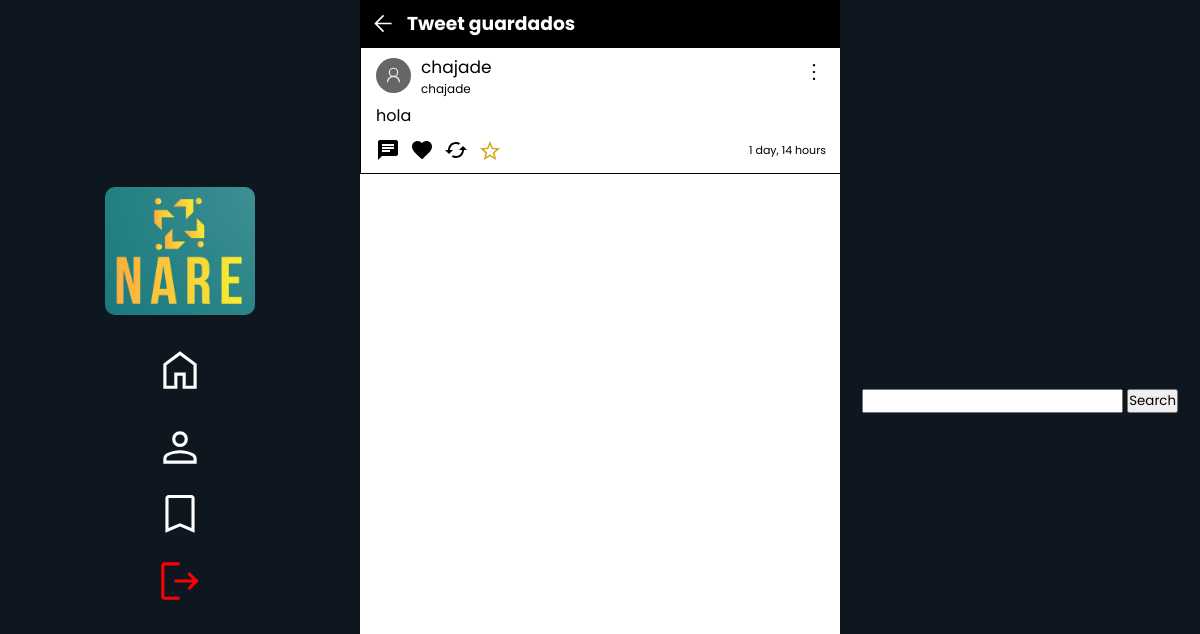
Before: /keepTweets/13 (signed in) with the older database file.
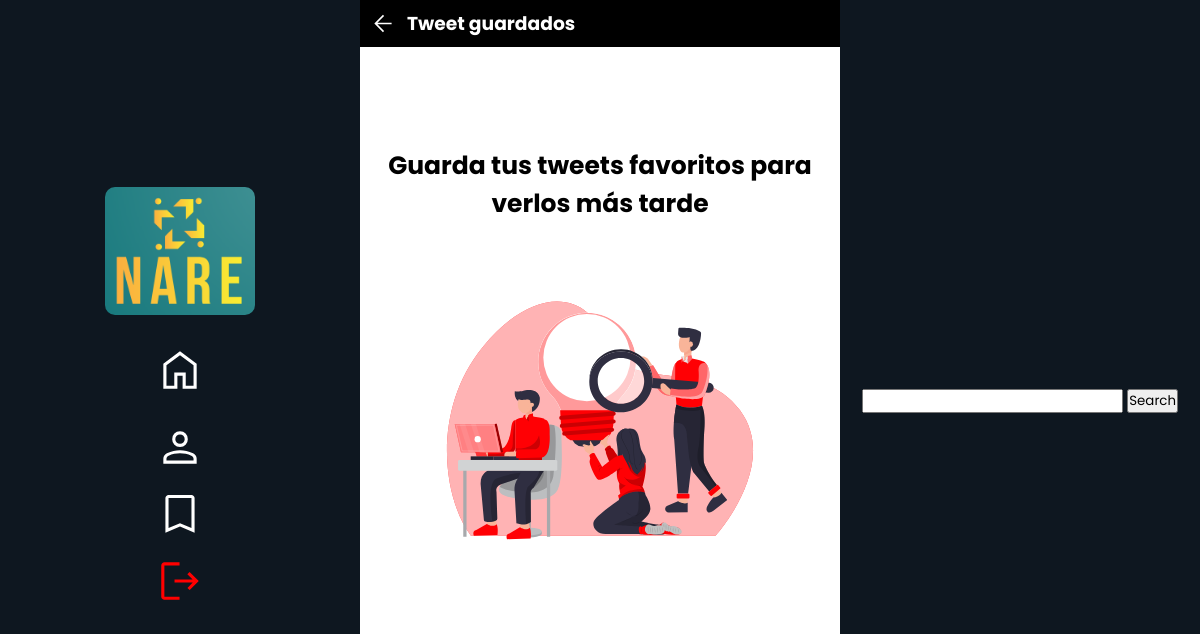
After: the same page with the newer database file.
### tweets/models.py (models this page shows)
class Tweet(models.Model):
    user = models.ForeignKey(User, null=True, on_delete=models.CASCADE)
    content = models.TextField(max_length=180)
    created_at = models.DateTimeField(auto_now_add=True)
    likes = models.IntegerField(default=0)
    likes_users = models.ManyToManyField(User, related_name="likes_tweets")
    retweets = models.IntegerField(default=0)
    parent_tweet = models.IntegerField(null=True)

### profiles/models.py (models this page shows, shortened)
class Profiles(models.Model):
    user = models.ForeignKey(User, null=True, on_delete=models.CASCADE )
    username = models.CharField(max_length=30, null=True, default="")
    keeps = models.ManyToManyField(Tweet, related_name='kept_by_profiles', blank=True)
    biography = models.TextField(max_length=250,  null=True, default="", blank=True)
    profileImage = models.ImageField(null=True, blank=True, upload_to='profileImages')
    profileBanner = models.ImageField(null=True, blank=True, upload_to='profileBanners')
    followers = models.IntegerField(default=0)
    followers_users = models.ManyToManyField('self', symmetrical=False, related_name="followage", blank=True)
    followed_users = models.ManyToManyField('self', symmetrical=False, related_name='following', blank=True)
    birthday = models.DateField(null=True)
    webSite = models.CharField(null=True, max_length=100)
    created_at = models.DateTimeField(auto_now_add=True)

### tweets/views.py (the view)
# urls.py: path('keepTweets/<int:id>', views.keeped, name="keeped")
@login_required
def keeped(request, id):
    profile = Profiles.objects.get(id=id)
    keptTweets = profile.keeps.all()
    return render(request, 'keptTweets.html', {
        'keeps': keptTweets,
        'profile': profile
    })

### tweets/templates/keptTweets.html (shortened to what this page needs)
{% extends 'base.html' %}{% load static %}
    {% block content %}
    <link rel="stylesheet" href="{% static 'globalFeed.css' %}" />
    <div class="containerKept">
      <div class="backNav">
        <div class="firstNav">
            <a href="#" onclick="volverAlTweetAnterior();"><svg xmlns="http://www.w3.org/2000/svg" height="40" viewBox="0 96 1000 700" width="48"><path d="M480 896 160 576l320-320 42 42-248 248h526v60H274l248 248-42 42Z"/></svg></a>
            <h3>Tweet guardados</h3>
        </div>
    </div>
      {% if keeps.all|length == 0 %}
          <h2 style="margin-top: 100px">Guarda tus tweets favoritos para verlos más tarde</h2>
          <img src="{% static 'New-Startup-idea-searching.svg' %}" style="transform: scale(.7)">
      {% else %}
        {% for tweet in keeps %}
            {% include 'Tweet.html' %}
        {% endfor %}
      {% endif %}
    </div>
  </body>
  {% endblock %}

### tweets/templates/Tweet.html (shortened to what this page needs)
<a href="{% if tweet.tweet %}{% url 'tweetDetails' tweet.tweet.id %}{% else %}{% url 'tweetDetails' tweet.id %}{% endif %}" class="tweet">
    <div class="div-content" id="{{tweet.id}}">
        <div class="tweetHead">
            <div class="fotoPerfil">
                <form action="{% if tweet.tweet %}{% url 'myProfile' tweet.profile.user.id %}{% else %}{% url 'myProfile' tweet.user.id %}{% endif %}" class="formName">
                    <div class="username">
                        <button class="usernameTweet">{% if tweet.tweet %}{{tweet.tweet.user.username}}{% else %}{{tweet.user.username}}{% endif %}</button>
                    </div>
                    <p style="font-size: 12px">{% if tweet.tweet %} @{{tweet.profile.username}}{% else %}{{profile.username}}{% endif %}</p>
                </form>
            </div>
            <div class="tweetOptions">
                <button  class="optionButtons" data="true"></button>
            </div>
        </div>
        <span class="tweetMessage">{% if tweet.tweet %}{{tweet.tweet.content}}{% else %}{{tweet.content}}{% endif %}</span>
        <div class="buttons">
            <button class="msgButton" id="{% if tweet.tweet %}{{tweet.tweet.id}}{% else %}{{tweet.id}}{% endif %}">
                    <svg class="msgSvg" xmlns="http://www.w3.org/2000/svg" height="24px" viewBox="0 0 24 24" width="24px" fill="#000000">
                        <path d="M0 0h24v24H0z" fill="none"/>
                        <path d="M20 2H4c-1.1 0-1.99.9-1.99 2L2 22l4-4h14c1.1 0 2-.9 2-2V4c0-1.1-.9-2-2-2zM6 9h12v2H6V9zm8 5H6v-2h8v2zm4-6H6V6h12v2z"/>
                    </svg>
                </button>
                <form action="{% if tweet.tweet %}{% url 'like' tweet.tweet.id %}{% else %}{% url 'like' tweet.id %}{% endif %}" class="likeForm" id="likeForm">
                    <button class="likeBtn" onclick="{% if user.is_authenticated %} like(event, this) {% endif %}" tweet-id="{% if tweet.tweet %}{{tweet.tweet.id}}{% else %}{{tweet.id}}{% endif %}" >
                    </button>
                </form>
                <form>
                    <button>
                    </button>
                </form>
                <form action="{% if tweet.tweet %}{% url 'keepTweets' tweet.tweet.id %}{% else %}{% url 'keepTweets' tweet.id %}{% endif %}" id="keepForm">
                    <button tweet-id="{% if tweet.tweet %}{{tweet.tweet.id}}{% else %}{{tweet.id}}{% endif %}" onclick="{% if user.is_authenticated %} favs(event, this) {% endif %}" class="keptButton">
                    </button>
                </form>
            <p class="timeAgo">{% if tweet.tweet %}{{tweet.tweet.created_at|timesince}} ago {% else %}{{tweet.created_at|timesince}}{% endif %}</p>
        </div>
    </div>
</a>

Changed rows visible on the page:
no longer on this page (row unchanged): Tweet: user.username "chajade", content "hola", created_at "1 day, 14 hours"
no longer on this page (row edited): Profiles: username "chajade"
Other visible differences:
text now shown: "Guarda tus tweets favoritos para verlos más tarde"
